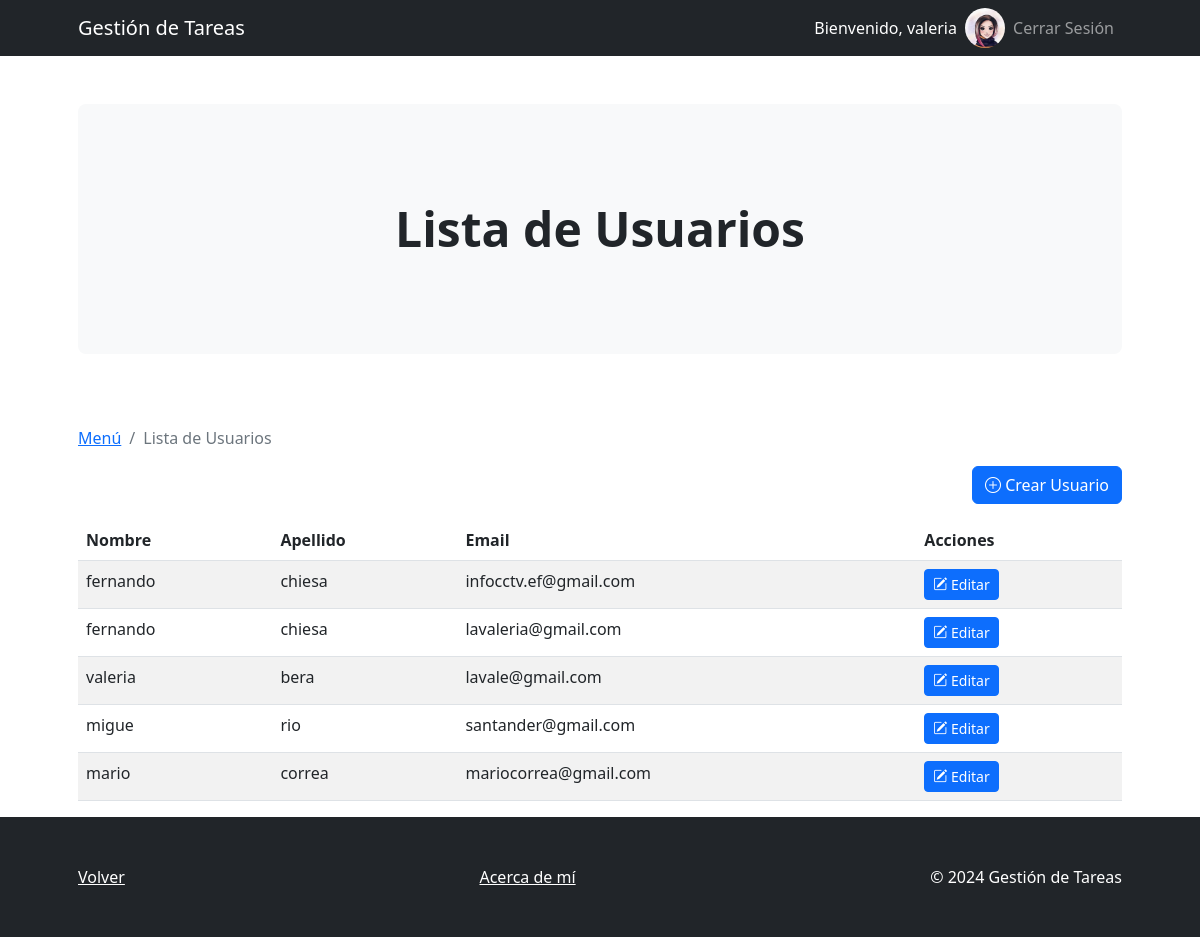
Before: /usuarios/ (signed in) with the older database file.
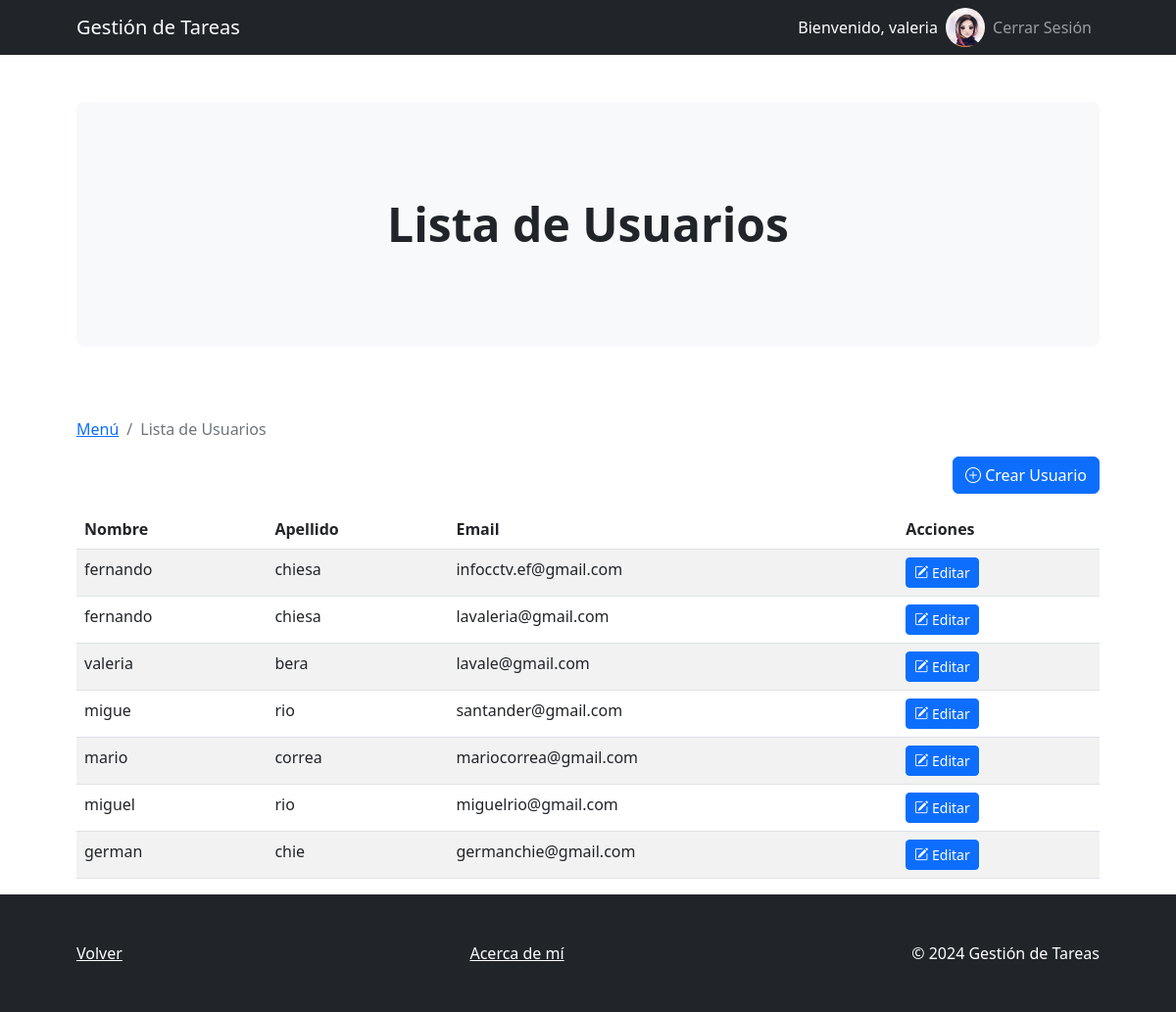
After: the same page with the newer database file.
### derivadorDeTareasApp/models.py (models this page shows, shortened)
class Usuario(AbstractBaseUser, PermissionsMixin):
    id_unico = models.UUIDField(default=uuid.uuid4, editable=False, unique=True)
    email = models.EmailField(max_length=255, unique=True)
    nombre = models.CharField(max_length=255)
    apellido = models.CharField(max_length=255)
    avatar = models.ImageField(upload_to='avatars/', blank=True, null=True)
    is_active = models.BooleanField(default=True)
    is_admin = models.BooleanField(default=False)
    groups = models.ManyToManyField(
        Group,
        related_name='custom_usuario_set',  # Nombre de relación inversa personalizado
        blank=True,
        help_text='The groups this user belongs to. A user will get all permissions granted to each of their groups.',
        related_query_name='custom_usuario',
    )
    user_permissions = models.ManyToManyField(
        Permission,
        related_name='custom_usuario_set',  # Nombre de relación inversa personalizado
        blank=True,
        help_text='Specific permissions for this user.',
        related_query_name='custom_usuario',
    )
    objects = UsuarioManager()
    USERNAME_FIELD = 'email'
    REQUIRED_FIELDS = ['nombre', 'apellido']

### derivadorDeTareasApp/views.py (the view)
# urls.py: path('usuarios/', views.lista_usuarios, name='lista_usuarios'),
@login_required
def lista_usuarios(request):
    usuarios = Usuario.objects.all()
    return render(request, 'usuarios/lista_usuarios.html', {'usuarios': usuarios})

### derivadorDeTareasApp/templates/usuarios/lista_usuarios.html (shortened to what this page needs)
{% extends 'base.html' %}
{% block breadcrumb %}
<a href="{% if user.is_superuser %}{% url 'menu_admin' %}{% else %}{% url 'menu_usuario' %}{% endif %}" class="breadcrumb-item">Menú</a>
<span class="breadcrumb-item active">Lista de Usuarios</span>
{% endblock %}
{% block header %}
<div class="m-4 m-lg-5">
    <h2 class="display-5 fw-bold">Lista de Usuarios</h2>
</div>
{% endblock %}
{% block content %}
<div class="d-flex justify-content-end mb-3">
    <a href="{% url 'crear_usuario' %}" class="btn btn-primary">
        <i class="bi bi-plus-circle"></i> Crear Usuario
    </a>
</div>
<table class="table table-striped">
    <thead>
        <tr>
            <th scope="col">Nombre</th>
            <th scope="col">Apellido</th>
            <th scope="col">Email</th>
            <th scope="col">Acciones</th>
        </tr>
    </thead>
    <tbody>
        {% for usuario in usuarios %}
        <tr>
            <td>{{ usuario.nombre }}</td>
            <td>{{ usuario.apellido }}</td>
            <td>{{ usuario.email }}</td>
            <td>
                <a href="{% url 'editar_usuario' usuario.pk %}" class="btn btn-sm btn-primary">
                    <i class="bi bi-pencil-square"></i> Editar
                </a>
            </td>
        </tr>
        {% endfor %}
    </tbody>
</table>
{% endblock %}

### derivadorDeTareasApp/templates/base.html (shortened to what this page needs)
<!DOCTYPE html>
<html lang="en">
<head>
    {% load static %}
    <link href="https://cdn.jsdelivr.net/npm/bootstrap-icons@1.4.1/font/bootstrap-icons.css" rel="stylesheet" />
    <link href="{% static 'css/styles_base.css' %}" rel="stylesheet" />
</head>
<body>
    <nav class="navbar navbar-expand-lg navbar-dark bg-dark">
        <div class="container px-lg-5">
            <a class="navbar-brand" href="{% url 'inicio' %}">Gestión de Tareas</a>
            <div class="collapse navbar-collapse" id="navbarSupportedContent">
                <ul class="navbar-nav ms-auto mb-2 mb-lg-0">
                    {% if user.is_authenticated %}
                        <li class="nav-item">
                            <span class="nav-link text-white">Bienvenido, {{ user.nombre }}</span>
                        </li>
                        <li class="nav-item">
                            <img src="{% if user.avatar %}{{ user.avatar.url }}{% else %}{% static 'avatars/default.png' %}{% endif %}" class="rounded-circle" height="40" alt="Avatar">
                        </li>
                        <li class="nav-item">
                            <a class="nav-link" href="{% url 'logout_view' %}">Cerrar Sesión</a>
                        </li>
                    {% else %}
                        <li class="nav-item">
                            <a class="nav-link" href="{% url 'registro' %}">Registrarse</a>
                        </li>
                    {% endif %}
                </ul>
            </div>
        </div>
    </nav>
    <header class="py-5">
        <div class="container px-lg-5">
            <div class="p-4 p-lg-5 bg-light rounded-3 text-center">
                {% block header %}{% endblock %}
            </div>
        </div>
    </header>
    <section class="pt-4">
        <div class="container px-lg-5">
            <div class="breadcrumb">
                {% block breadcrumb %}
                {% endblock %}
            </div>
            {% block content %}{% endblock %}
        </div>
    </section>
    <footer class="py-5 bg-dark">
        <div class="container px-lg-5">
            <div class="d-flex justify-content-between">
                <a href="javascript:history.back()" class="text-white">Volver</a>
                <a href="{% url 'acerca_de' %}" class="text-white text-center">Acerca de mí</a>
                <p class="m-0 text-center text-white">&copy; 2024 Gestión de Tareas</p>
            </div>
        </div>
    </footer>
</body>
</html>

Changed rows visible on the page:
added Usuario: nombre "miguel", apellido "rio", email "miguelrio@gmail.com"
added Usuario: nombre "german", apellido "chie", email "germanchie@gmail.com"
